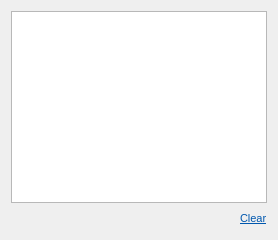
         <widget class="QWidget" name="tabConfigurationConsole">
          <attribute name="title">
           <string>Console</string>
          </attribute>
          <layout class="QVBoxLayout" name="verticalLayout_7">
           <item>
            <widget class="QTextEdit" name="textEditConfigurationConsole">
             <property name="font">
              <font>
               <family>DejaVu Sans Mono</family>
              </font>
             </property>
             <property name="readOnly">
              <bool>true</bool>
             </property>
            </widget>
           </item>
           <item>
            <widget class="QWidget" name="widgetConfigurationConsoleOperations" native="true">
             <layout class="QHBoxLayout" name="horizontalLayout_10">
              <property name="margin">
               <number>0</number>
              </property>
              <item>
               <spacer name="horizontalConfigurationConsoleOperations">
                <property name="orientation">
                 <enum>Qt::Horizontal</enum>
                </property>
                <property name="sizeHint" stdset="0">
                 <size>
                  <width>40</width>
                  <height>20</height>
                 </size>
                </property>
               </spacer>
              </item>
              <item>
               <widget class="QLabel" name="labelConfigurationConsoleClear">
                <property name="text">
                 <string>&lt;!DOCTYPE HTML PUBLIC &quot;-//W3C//DTD HTML 4.0//EN&quot; &quot;http://www.w3.org/TR/REC-html40/strict.dtd&quot;&gt;
&lt;html&gt;&lt;head&gt;&lt;meta name=&quot;qrichtext&quot; content=&quot;1&quot; /&gt;&lt;style type=&quot;text/css&quot;&gt;
p, li { white-space: pre-wrap; }
&lt;/style&gt;&lt;/head&gt;&lt;body style=&quot; font-family:'DejaVu Sans'; font-size:8pt; font-weight:400; font-style:normal;&quot;&gt;
&lt;p style=&quot; margin-top:0px; margin-bottom:0px; margin-left:0px; margin-right:0px; -qt-block-indent:0; text-indent:0px;&quot;&gt;&lt;a href=&quot; &quot;&gt;&lt;span style=&quot; text-decoration: underline; color:#0057ae;&quot;&gt;Clear&lt;/span&gt;&lt;/a&gt;&lt;/p&gt;&lt;/body&gt;&lt;/html&gt;</string>
                </property>
               </widget>
              </item>
             </layout>
            </widget>
           </item>
          </layout>
         </widget>
